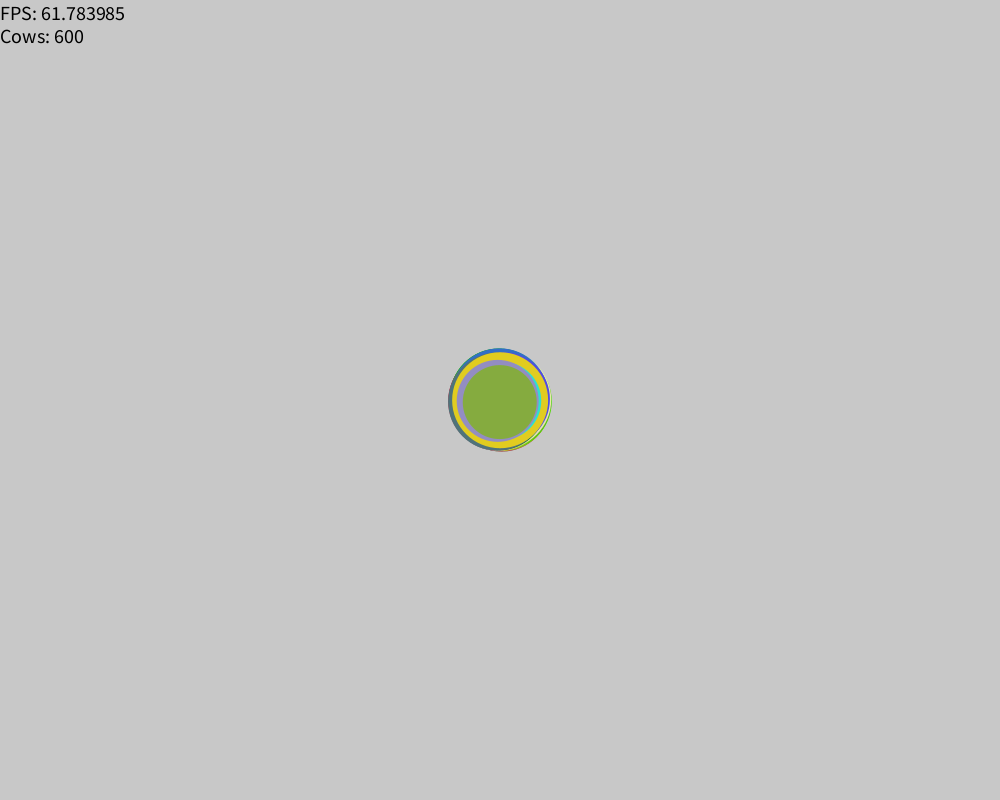
Frame 1 (no input)
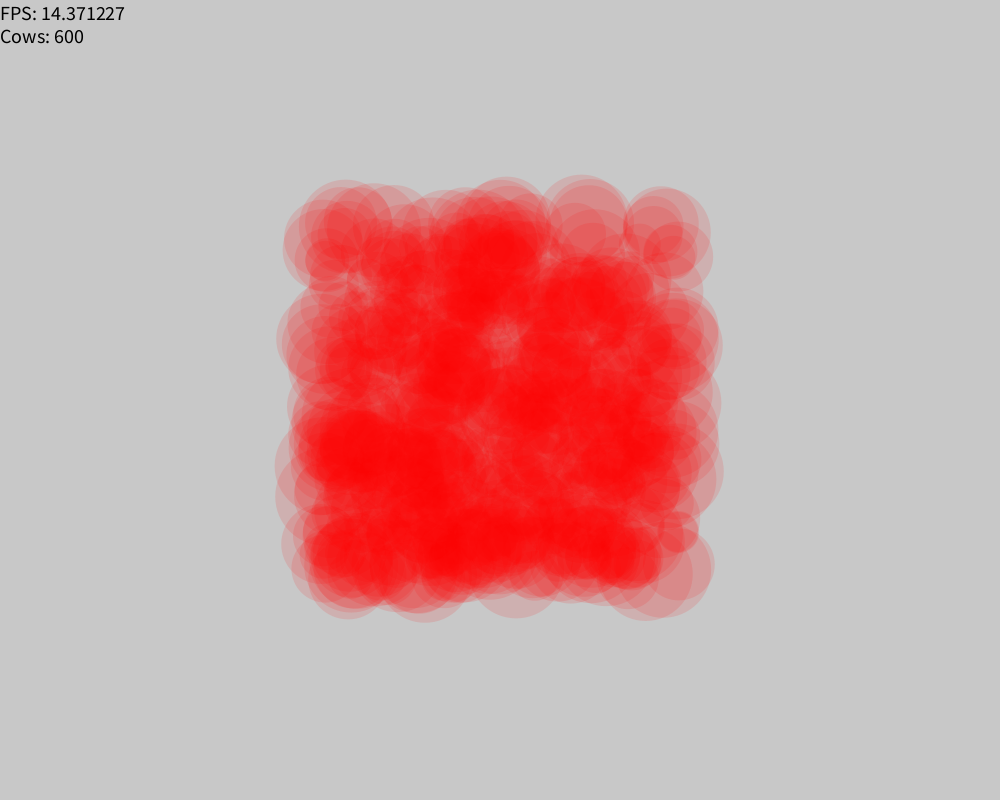
Frame 60 (the mouse pressed at the canvas centre just before this capture)
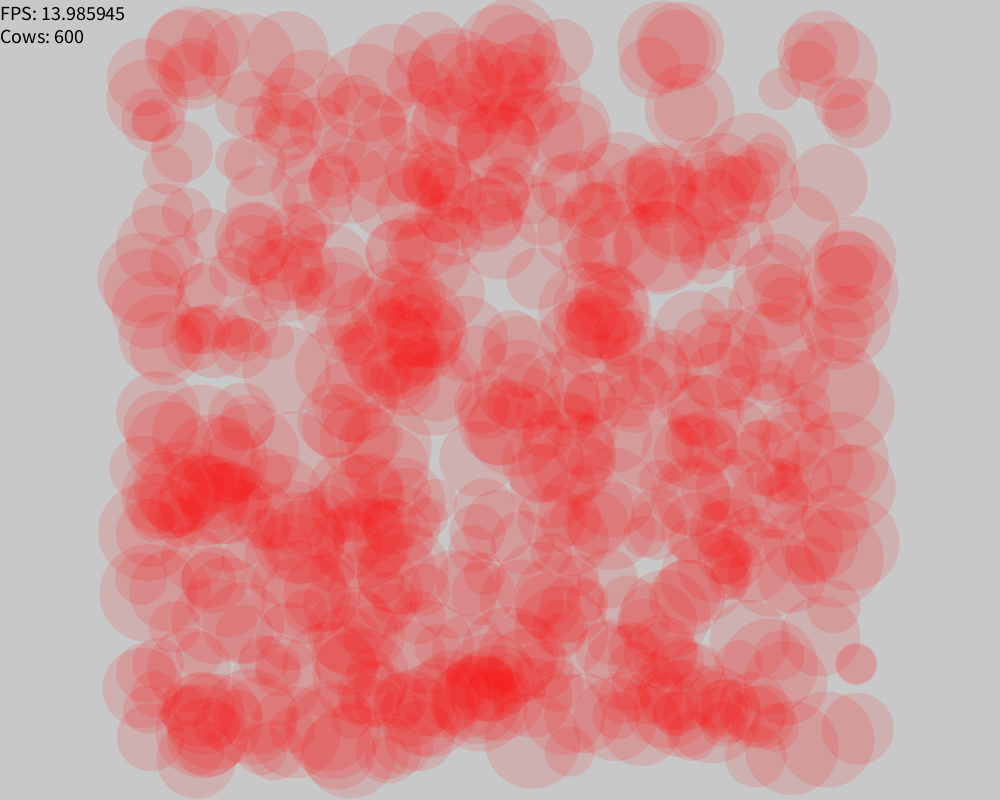
Frame 120 (the mouse held since frame 60 and released just before this capture)

The Processing sketch that drew these frames (run headless with seeded random() and noise(); from frame 60 on, the mouse is pressed at the canvas centre):

// Processing sketch: CowDemo
// ── CowDemo.pde
ArrayList<Cow> particles;
void setup() {
  frameRate(30);
  size(1000, 800);
  particles = new ArrayList<Cow>();
  for (int i = 0; i < 600; i++)
    particles.add(new Cow());
}

void draw() {
  background(200);
  for (Cow c : particles) {
    c.move();
    c.display();
    c.collide(particles);
  }
  fill(0);
  textSize(20);
  text("FPS: "+frameRate+"\nCows: "+particles.size(),0,20);
}

void mousePressed() {
   if (mouseButton == RIGHT)
   {
     particles.add(new Cow(20+(int)(Math.random()*30), mouseX, mouseY, random(6)-3, random(6)-3));
   }
   if (mouseButton == LEFT)
   {
     for (Cow c : particles)
     {
       c.click();
     }
   }
}

void keyPressed() {
  if (keyCode == 32)
  {
    particles.clear();
  }
}

// ── Cow.pde
public class Cow {
  float x, y, dx, dy, radius;
  color c;
  boolean colliding;
  boolean selected = false;

  Cow(float rad, float x, float y, float dx, float dy) {
    radius = rad;
    this.x = x;
    this.y = y;
    this.dx = (int)(dx*100)/100.0;
    this.dy = (int)(dy*100)/100.0;
    c = color(random(255),random(255),random(255));

  }
  Cow() {
    this(20+(int)(Math.random()*30), width/2, height/2, 
    random(6)-3,
    random(6)-3);
  }
  
  void move() {
    x += dx;
    y += dy;
    if (x >= width - radius || x <= radius) dx *= -1;
    if (y >= height - radius || y <= radius) dy *= -1;
  }
  void display() {
    noStroke();
    if (colliding)
    {
      fill(255,0,0,30);
    }
    else
    {
      fill(c);
    }
    ellipse(x, y, radius*2, radius*2);
    if (selected)
    {
      fill(255);
      stroke(255);
      circle(this.x + (this.radius/2), this.y - (this.radius/2), this.radius/3);
      circle(this.x - (this.radius/2), this.y - (this.radius/2), this.radius/3);
      fill(0);
      textSize(16);
      text("dx: "+this.dx+"\n"+"dy: "+this.dy, this.x+this.radius, this.y);
    }
  }

  void click(){
    if (dist(mouseX, mouseY, this.x, this.y) <= this.radius)
    {
      selected = !selected;
    }
  }
  
  void collide(ArrayList<Cow> others)
  {
    colliding = false;
    for (Cow c : others)
    {
      if (!this.equals(c))
      {
        if (dist(this.x, this.y, c.x, c.y) <= this.radius + c.radius)
        {
          colliding = true;
        }
      }
    }
  }

}
